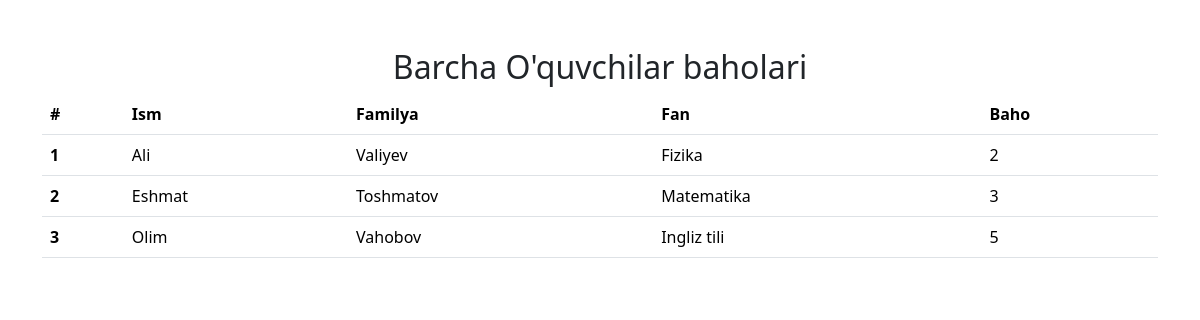
The page / on the database its author committed.
### baholar/models.py (models this page shows, shortened)
class Grade(models.Model):
    student=models.ForeignKey(Student,on_delete=models.CASCADE,related_name="grades")
    subject=models.ForeignKey(Subject,on_delete=models.CASCADE)
    grade=models.IntegerField()
    created_at=models.DateTimeField(auto_now_add=True)

class Student(models.Model):
    first_name=models.CharField(max_length=100,null=False,blank=False)
    last_name=models.CharField(max_length=100,null=False,blank=False)
    birth_date=models.DateTimeField(auto_now=True,null=True,blank=True)

class Subject(models.Model):
    name=models.CharField(max_length=100,null=False,blank=False)

### baholar/views.py (the view)
# urls.py: path('',home_page,name='bosh_sahifa'),
def home_page(request):
    students=Grade.objects.all()
    context={
        "students":students
    }
    return render(request,"home.html",context)

### templates/home.html (shortened to what this page needs)
<!doctype html>
<html lang="en">
  <head>
    <link href="https://cdn.jsdelivr.net/npm/bootstrap@5.3.3/dist/css/bootstrap.min.css" rel="stylesheet">
  </head>
  <body>
        <div class="container">
            <div class="row">
                <div class="mt-4">
                    <h2 class="text-center">Barcha O'quvchilar baholari </h2>
                    <table class="table">
                      <thead>
                        <tr>
                          <th scope="col">#</th>
                          <th scope="col">Ism</th>
                          <th scope="col">Familya</th>
                          <th scope="col">Fan</th>
                          <th scope="col">Baho</th>
                        </tr>
                      </thead>
                      <tbody>
                      {% for x in students %}
                        <tr>
                          <th scope="row">{{ x.id }}</th>
                          <td>{{ x.student.first_name }}</td>
                          <td>{{ x.student.last_name }}</td>
                          <td>{{ x.subject.name }}</td>
                          <td>{{ x.grade }}</td>
                        </tr>
                      {% endfor %}
                      </tbody>
                    </table>
                </div>
            </div>
        </div>
  </body>
</html>

### rows shown on the page
Grade: id "1", student.first_name "Ali", student.last_name "Valiyev", subject.name "Fizika", grade "2"
Grade: id "2", student.first_name "Eshmat", student.last_name "Toshmatov", subject.name "Matematika", grade "3"
Grade: id "3", student.first_name "Olim", student.last_name "Vahobov", subject.name "Ingliz tili", grade "5"
